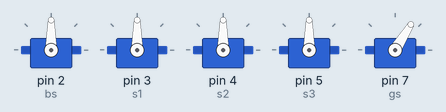
This sketch was run on a simulated Arduino Uno, built with avr-gcc and run on an emulated ATmega328P. On the bench: 5 × servo.

Above: at 2.05 s.
At 2.5 s:
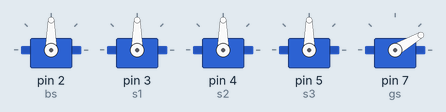
At 2.85 s:
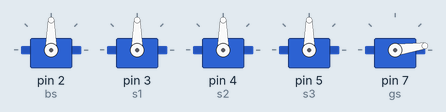
At 3.7 s:
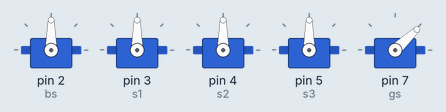
Timing chart, 0 to 6.6 s (numbered marks = the images above):
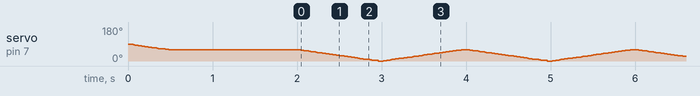

The sketch:

arm_intialize_open_and_close.pde
```cpp
#include <VarSpeedServo.h>
VarSpeedServo bs;
VarSpeedServo s1;
VarSpeedServo s2;
VarSpeedServo s3;
VarSpeedServo gs;
void setup()
{
 bs.attach(2);
 s1.attach(3);
 s2.attach(4);
 s3.attach(5);
 gs.attach(7);
 bs.slowmove(90,40);
 s1.slowmove(90,40);
 s2.slowmove(90,40);
 s3.slowmove(90,40);
 gs.slowmove(60,40);
 delay(2000);
}
void loop()
{
 gs.slowmove(0,40);
 delay(1000);
 gs.slowmove(60,40);
 delay(1000);
}
```
